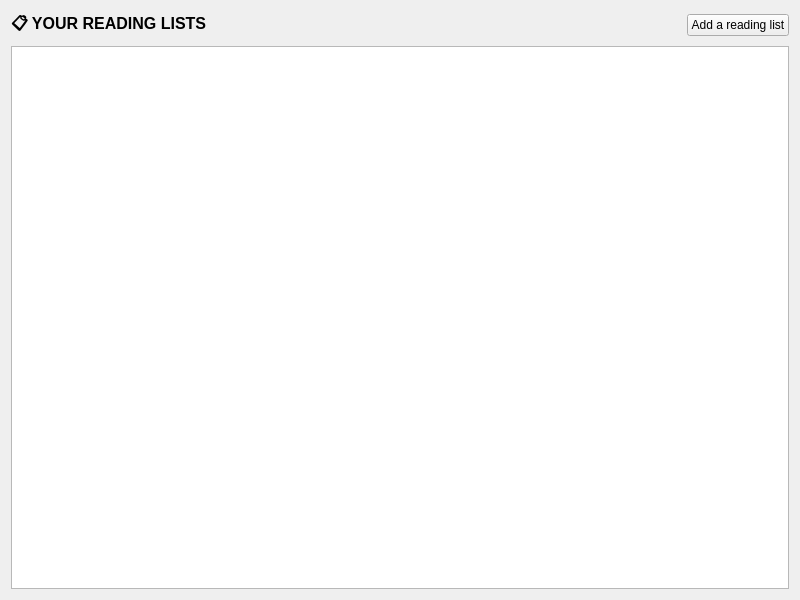
<?xml version="1.0" encoding="UTF-8"?>
<ui version="4.0">
 <class>ReadingListsWindow</class>
 <widget class="QWidget" name="ReadingListsWindow">
  <property name="geometry">
   <rect>
    <x>0</x>
    <y>0</y>
    <width>800</width>
    <height>600</height>
   </rect>
  </property>
  <property name="minimumSize">
   <size>
    <width>800</width>
    <height>600</height>
   </size>
  </property>
  <layout class="QVBoxLayout" name="verticalLayout">
   <item>
    <layout class="QHBoxLayout" name="headerLayout">
     <item>
      <widget class="QLabel" name="titleLabel">
       <property name="text">
        <string>📋 YOUR READING LISTS</string>
       </property>
       <property name="font">
        <font>
         <pointsize>12</pointsize>
         <bold>true</bold>
        </font>
       </property>
      </widget>
     </item>
     <item>
      <spacer name="horizontalSpacer">
       <property name="orientation">
        <enum>Qt::Horizontal</enum>
       </property>
       <property name="sizeHint" stdset="0">
        <size>
         <width>40</width>
         <height>20</height>
        </size>
       </property>
      </spacer>
     </item>
     <item>
      <widget class="QPushButton" name="addReadingListButton">
       <property name="text">
        <string>Add a reading list</string>
       </property>
      </widget>
     </item>
    </layout>
   </item>
   <item>
    <widget class="QTableWidget" name="readingListTable"/>
   </item>
  </layout>
 </widget>
 <resources/>
 <connections/>
</ui>
